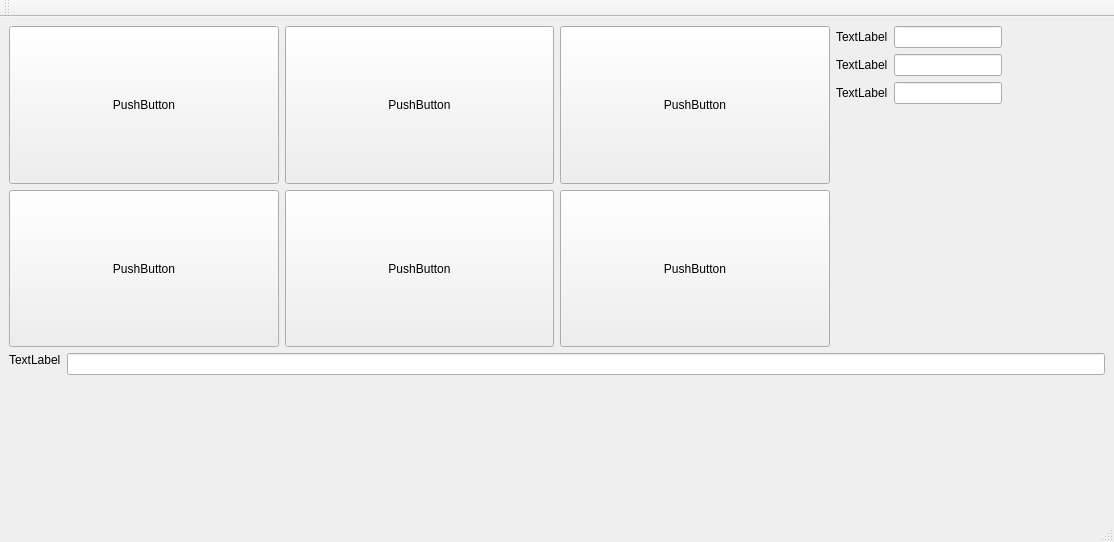
<?xml version="1.0" encoding="UTF-8"?>
<ui version="4.0">
 <class>MainWindow</class>
 <widget class="QMainWindow" name="MainWindow">
  <property name="geometry">
   <rect>
    <x>0</x>
    <y>0</y>
    <width>1114</width>
    <height>542</height>
   </rect>
  </property>
  <property name="windowTitle">
   <string>MainWindow</string>
  </property>
  <widget class="QWidget" name="centralwidget">
   <layout class="QGridLayout" name="gridLayout">
    <item row="0" column="1">
     <widget class="QPushButton" name="pushButton">
      <property name="sizePolicy">
       <sizepolicy hsizetype="Preferred" vsizetype="Preferred">
        <horstretch>0</horstretch>
        <verstretch>0</verstretch>
       </sizepolicy>
      </property>
      <property name="text">
       <string>PushButton</string>
      </property>
     </widget>
    </item>
    <item row="1" column="1">
     <widget class="QPushButton" name="pushButton_8">
      <property name="sizePolicy">
       <sizepolicy hsizetype="Preferred" vsizetype="Preferred">
        <horstretch>0</horstretch>
        <verstretch>0</verstretch>
       </sizepolicy>
      </property>
      <property name="text">
       <string>PushButton</string>
      </property>
     </widget>
    </item>
    <item row="1" column="0">
     <widget class="QPushButton" name="pushButton_3">
      <property name="sizePolicy">
       <sizepolicy hsizetype="Preferred" vsizetype="Preferred">
        <horstretch>0</horstretch>
        <verstretch>0</verstretch>
       </sizepolicy>
      </property>
      <property name="text">
       <string>PushButton</string>
      </property>
     </widget>
    </item>
    <item row="1" column="2">
     <widget class="QPushButton" name="pushButton_9">
      <property name="sizePolicy">
       <sizepolicy hsizetype="Preferred" vsizetype="Preferred">
        <horstretch>0</horstretch>
        <verstretch>0</verstretch>
       </sizepolicy>
      </property>
      <property name="text">
       <string>PushButton</string>
      </property>
     </widget>
    </item>
    <item row="0" column="0">
     <widget class="QPushButton" name="pushButton_2">
      <property name="sizePolicy">
       <sizepolicy hsizetype="Preferred" vsizetype="Preferred">
        <horstretch>0</horstretch>
        <verstretch>0</verstretch>
       </sizepolicy>
      </property>
      <property name="text">
       <string>PushButton</string>
      </property>
     </widget>
    </item>
    <item row="0" column="3" rowspan="2">
     <layout class="QFormLayout" name="formLayout">
      <item row="0" column="1">
       <widget class="QLineEdit" name="lineEdit">
        <property name="sizePolicy">
         <sizepolicy hsizetype="Maximum" vsizetype="Fixed">
          <horstretch>0</horstretch>
          <verstretch>0</verstretch>
         </sizepolicy>
        </property>
       </widget>
      </item>
      <item row="2" column="1">
       <widget class="QLineEdit" name="lineEdit_2">
        <property name="sizePolicy">
         <sizepolicy hsizetype="Maximum" vsizetype="Maximum">
          <horstretch>0</horstretch>
          <verstretch>0</verstretch>
         </sizepolicy>
        </property>
       </widget>
      </item>
      <item row="1" column="1">
       <widget class="QLineEdit" name="lineEdit_3">
        <property name="sizePolicy">
         <sizepolicy hsizetype="Maximum" vsizetype="Maximum">
          <horstretch>0</horstretch>
          <verstretch>0</verstretch>
         </sizepolicy>
        </property>
       </widget>
      </item>
      <item row="0" column="0">
       <widget class="QLabel" name="label">
        <property name="text">
         <string>TextLabel</string>
        </property>
       </widget>
      </item>
      <item row="1" column="0">
       <widget class="QLabel" name="label_2">
        <property name="text">
         <string>TextLabel</string>
        </property>
       </widget>
      </item>
      <item row="2" column="0">
       <widget class="QLabel" name="label_3">
        <property name="text">
         <string>TextLabel</string>
        </property>
       </widget>
      </item>
     </layout>
    </item>
    <item row="0" column="2">
     <widget class="QPushButton" name="pushButton_5">
      <property name="sizePolicy">
       <sizepolicy hsizetype="Preferred" vsizetype="Preferred">
        <horstretch>0</horstretch>
        <verstretch>0</verstretch>
       </sizepolicy>
      </property>
      <property name="text">
       <string>PushButton</string>
      </property>
     </widget>
    </item>
    <item row="2" column="0" colspan="4">
     <layout class="QFormLayout" name="formLayout_2">
      <item row="0" column="0">
       <widget class="QLabel" name="label_4">
        <property name="sizePolicy">
         <sizepolicy hsizetype="Maximum" vsizetype="Maximum">
          <horstretch>0</horstretch>
          <verstretch>0</verstretch>
         </sizepolicy>
        </property>
        <property name="text">
         <string>TextLabel</string>
        </property>
       </widget>
      </item>
      <item row="0" column="1">
       <widget class="QLineEdit" name="lineEdit_4"/>
      </item>
     </layout>
    </item>
   </layout>
  </widget>
  <widget class="QMenuBar" name="menubar">
   <property name="geometry">
    <rect>
     <x>0</x>
     <y>0</y>
     <width>1114</width>
     <height>26</height>
    </rect>
   </property>
  </widget>
  <widget class="QStatusBar" name="statusbar"/>
  <widget class="QToolBar" name="toolBar">
   <property name="windowTitle">
    <string>toolBar</string>
   </property>
   <attribute name="toolBarArea">
    <enum>TopToolBarArea</enum>
   </attribute>
   <attribute name="toolBarBreak">
    <bool>false</bool>
   </attribute>
  </widget>
 </widget>
 <resources/>
 <connections/>
</ui>
